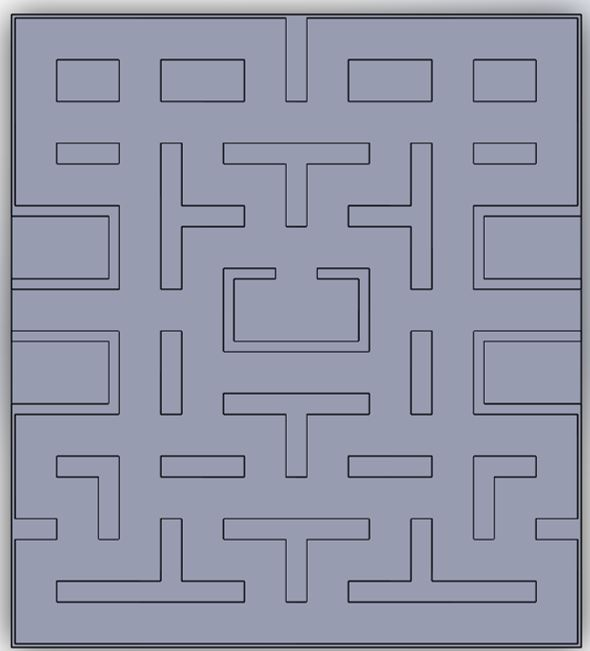
#> input picture Arena Documentation/Pacbot arena.JPG, 590 x 651 px, given in place of the camera
$ python threshold.py '../../../Arena Documentation/Pacbot arena.JPG'
#> lines starting #> are read from the running program, lines starting #| are printed output that depends on the picture
#!/usr/bin/env python3

import cv2
import numpy as np
import sys
from time import sleep
from variables import lower_green, upper_green, lower_yellow, upper_yellow

CAM_NUM = 3

green = True
if '-y' in sys.argv:
    green = False

def nothing(x):
    pass

class ViewImages:
    """
    Use the RGB camera to find the largest blue object
    """

    def __init__(self):

        # Set thresholds for color detection and thresholding
        if green:
            self.thresh_low = lower_green
            self.thresh_high = upper_green
        else:
            self.thresh_low = lower_yellow
            self.thresh_high = upper_yellow

    def run(self):
       # Create a black image, a window
        img_width = 512
        img = np.zeros((300, img_width, 3), np.uint8)
        cv2.namedWindow('thresholds')

        # Create trackbars for color change
        cv2.createTrackbar('H (low)', 'thresholds', 0, 255, nothing)
        cv2.createTrackbar('S (low)', 'thresholds', 0, 255, nothing)
        cv2.createTrackbar('V (low)', 'thresholds', 0, 255, nothing)
        cv2.createTrackbar('H (high)', 'thresholds', 0, 255, nothing)
        cv2.createTrackbar('S (high)', 'thresholds', 0, 255, nothing)
        cv2.createTrackbar('V (high)', 'thresholds', 0, 255, nothing)

        # Set with saved/inial values
        cv2.setTrackbarPos('H (low)', 'thresholds', self.thresh_low[0])
        cv2.setTrackbarPos('S (low)', 'thresholds', self.thresh_low[1])
        cv2.setTrackbarPos('V (low)', 'thresholds', self.thresh_low[2])
        cv2.setTrackbarPos('H (high)', 'thresholds', self.thresh_high[0])
        cv2.setTrackbarPos('S (high)', 'thresholds', self.thresh_high[1])
        cv2.setTrackbarPos('V (high)', 'thresholds', self.thresh_high[2])
        camera = cv2.VideoCapture(CAM_NUM)
        camera.set(3, 960)
        camera.set(4, 540)
        while True:
            cv2.imshow('thresholds', img)

            # Get current positions of trackbars
            h = cv2.getTrackbarPos('H (low)', 'thresholds')
            s = cv2.getTrackbarPos('S (low)', 'thresholds')
            v = cv2.getTrackbarPos('V (low)', 'thresholds')
            img[:, :int(img_width/2)] = [h, s, v]
            self.thresh_low = np.array([h, s, v])

            h = cv2.getTrackbarPos('H (high)', 'thresholds')
            s = cv2.getTrackbarPos('S (high)', 'thresholds')
            v = cv2.getTrackbarPos('V (high)', 'thresholds')
            img[:, int(img_width/2):] = [h, s, v]
            self.thresh_high = np.array([h, s, v])

            img = cv2.cvtColor(img, cv2.COLOR_HSV2BGR)
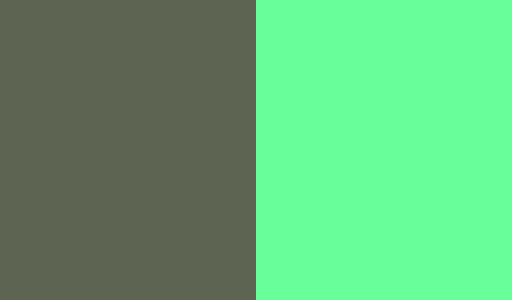
#> img: shape (300, 512, 3); mean B, G, R 118.5, 177.5, 99


            return_value, cv_image = camera.read()
#> cv_image is the input picture: shape (651, 590, 3); mean B, G, R 168.7, 149.9, 146.3
            thres_cv_image = self.threshold(cv_image)
            # Display the modified image
            cv2.imshow('picture', thres_cv_image)
            cv2.imshow('actual', cv_image)
            key = cv2.waitKey(3)
            if key & 0xFF == ord('q'):
                print("H: ",cv2.getTrackbarPos('H (low)', 'thresholds'), " to ", cv2.getTrackbarPos('H (high)', 'thresholds'))
                print("S: ",cv2.getTrackbarPos('S (low)', 'thresholds'), " to ", cv2.getTrackbarPos('S (high)', 'thresholds'))
                print("V: ",cv2.getTrackbarPos('V (low)', 'thresholds'), " to ", cv2.getTrackbarPos('V (high)', 'thresholds'))
            #sleep(0.03)

    def threshold(self, img):
        """
        Apply the threshold to the image to get only blue parts
        :param img: RGB camera image
        :return: Masked image
        """

        # Apply a blur
        img = cv2.medianBlur(img, 5)
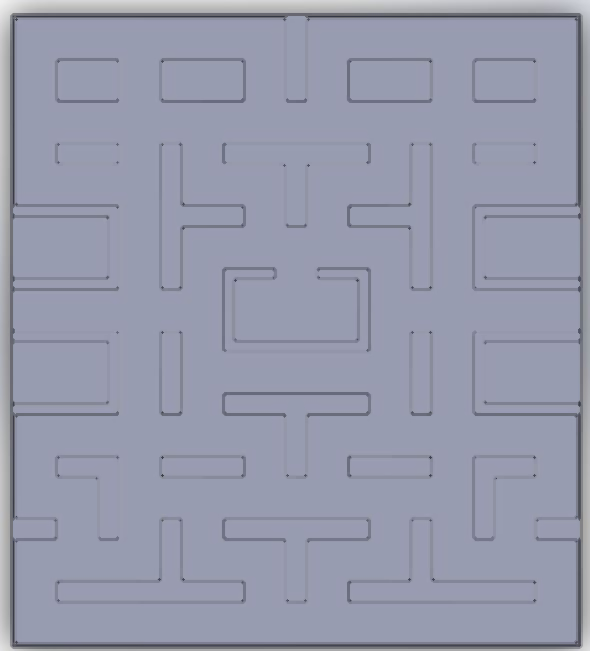
#> img: shape (651, 590, 3); mean of channels 0, 1, 2 172.3, 153.4, 149.8; drawn as B, G, R
        # Convert image to easier-to-work-with HSV format
        img_hsv = cv2.cvtColor(img, cv2.COLOR_BGR2HSV)
#> img_hsv: shape (651, 590, 3); mean H, S, V 113.7, 33.2, 172.3

        # Threshold to get only blue values
        mask = cv2.inRange(img_hsv, self.thresh_low, self.thresh_high)
#> mask: shape (651, 590); every value is 0
        masked_img = cv2.bitwise_and(img, img, mask=mask)
#> masked_img: shape (651, 590, 3); every value is 0

        return masked_img

if __name__ == '__main__':
    viewer = ViewImages()
    viewer.run()
#> (key q is pressed here)
